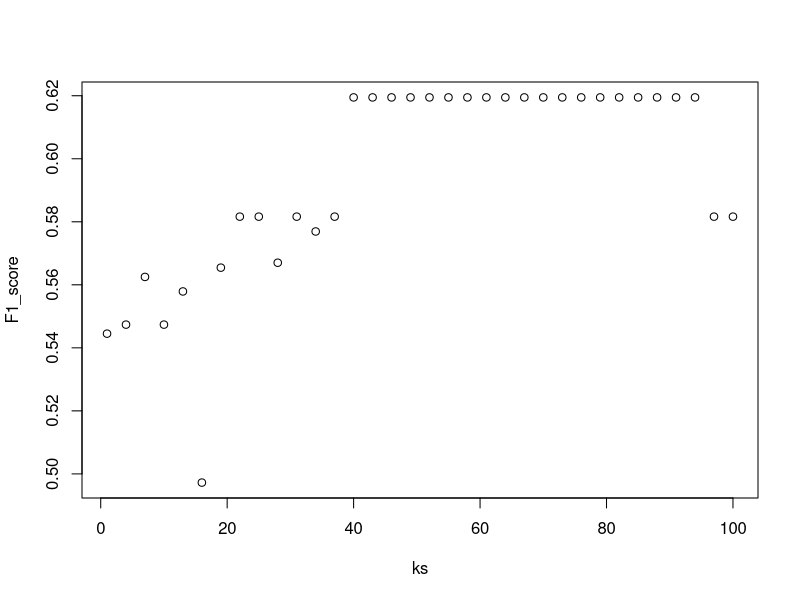

Write R code to recreate this figure.
#https://github.com/bnwicks/Machine-Learning/blob/master/Distance%2C%20Knn%2C%20Cross-validation%2C%20and%20Generative%20Models.R

library(dslabs)
library(tidyverse)
library(caret)

data("heights")
glimpse(heights)



set.seed(1)
y <- heights$sex
test_index <- createDataPartition(y, times = 1, p = 0.5, list = FALSE)
test_set <- heights %>% slice(test_index)
train_set <- heights %>% slice(-test_index)


glimpse(train_set)
glimpse(test_set)
glimpse(y)
#k_range=seq(1, 101, 3)
#k_range


knn_fit <- knn3(sex ~ height, data = train_set, k=5)
y_hat_knn <- predict(knn_fit,test_set, type = "class")
confusionMatrix(data=y_hat_knn,reference=test_set$sex)$overall["Accuracy"]

ks <- seq(1, 101, 3)
ks
F1_score <- sapply(ks, function(k){
  set.seed(1)
  test_index <- createDataPartition(y, times = 1, p = 0.5, list = FALSE)
  test_set <- heights %>% slice(test_index)
  train_set <- heights %>% slice(-test_index)
  
  knn_fit <- knn3(sex ~ height, data = train_set, k=k)
  
  y_hat_knn <- predict(knn_fit,test_set, type = "class") %>% 
    factor(levels = levels(test_set$sex))
  
  #F1_score
  F_meas(data = y_hat_knn, reference = test_set$sex)
  })

F1_score
plot(ks, F1_score)
max(F1_score)

print(1 + (which(F1_score==max(F1_score))[[1]] -1 ) *3 )





library(dslabs)
data("tissue_gene_expression")
ks <- seq(1, 11, 2)

set.seed(1)
F_1 <- sapply(ks, function(k){
 
  #create training index (rather than test index) as suggested by comments
  train_index <- createDataPartition(tissue_gene_expression$y, p = 0.5, list = FALSE)
  # split original data set into x and y
  x <- tissue_gene_expression$x
  y <- tissue_gene_expression$y
  # split x into train and test sets
  train_set_x = x[train_index,]
  test_set_x = x[-train_index,]
  # split y into train and test sets
  train_set_y = y[train_index]
  test_set_y = y[-train_index]
  # merge x and y train sets as a list (as per original data set)
  train_set = list('x' = train_set_x, 'y' = train_set_y)
  # merge x and y test sets
  test_set = list('x' = test_set_x, 'y' = test_set_y)
  
  fit <- knn3(y ~ ., data = (as.data.frame(train_set)), k = k)
  y_hat <- predict(fit, (as.data.frame(test_set)), type = "class") %>% factor(levels = levels(y))
  confusionMatrix(data=y_hat, reference=test_set_y)$overall["Accuracy"]
}) 

#plot(ks, F_1) 
#max(F_1)
F_1
ks
